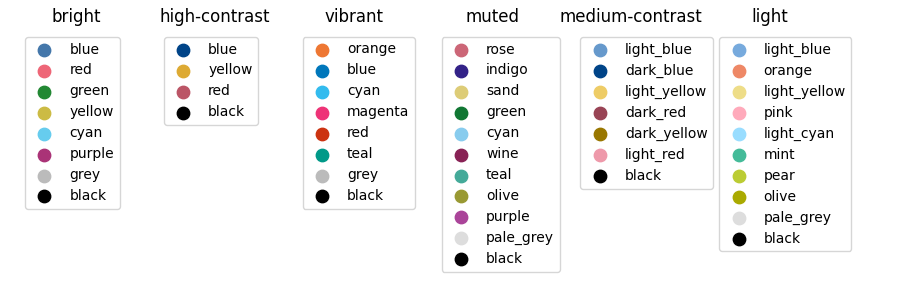

This chart was generated by the following Python code:
"""
Download from https://personal.sron.nl/~pault/, https://personal.sron.nl/~pault/data/tol_colors.py
Definition of colour schemes for lines and maps that also work for colour-blind
people. See https://personal.sron.nl/~pault/ for background information and
best usage of the schemes.

Copyright (c) 2022, Paul Tol
All rights reserved.

License:  Standard 3-clause BSD
Reference:  https://personal.sron.nl/~pault
"""
import numpy as np
from matplotlib.colors import LinearSegmentedColormap, to_rgba_array

__version__ = "2022.10"


def discretemap(colormap, hexclrs):
    """
    Produce a colormap from a list of discrete colors without interpolation.
    """
    clrs = to_rgba_array(hexclrs)
    clrs = np.vstack([clrs[0], clrs, clrs[-1]])
    cdict = {}
    for ki, key in enumerate(('red','green','blue')):
        cdict[key] = [ (i/(len(clrs)-2.), clrs[i, ki], clrs[i+1, ki]) for i in range(len(clrs)-1) ]
    return LinearSegmentedColormap(colormap, cdict)


class TOLcmaps(object):
    """
    Class TOLcmaps definition.
    """
    def __init__(self):
        """
        """
        self.cmap = None
        self.cname = None
        self.namelist = (
            'sunset_discrete', 'sunset', 'nightfall_discrete', 'nightfall',
            'BuRd_discrete', 'BuRd', 'PRGn_discrete', 'PRGn',
            'YlOrBr_discrete', 'YlOrBr', 'WhOrBr', 'iridescent',
            'rainbow_PuRd', 'rainbow_PuBr', 'rainbow_WhRd', 'rainbow_WhBr',
            'rainbow_discrete')

        self.funcdict = dict(
            zip(self.namelist,
                (self.__sunset_discrete, self.__sunset,
                self.__nightfall_discrete, self.__nightfall,
                self.__BuRd_discrete, self.__BuRd, self.__PRGn_discrete,
                self.__PRGn, self.__YlOrBr_discrete, self.__YlOrBr,
                self.__WhOrBr, self.__iridescent, self.__rainbow_PuRd,
                self.__rainbow_PuBr, self.__rainbow_WhRd, self.__rainbow_WhBr,
                self.__rainbow_discrete)))

    def __sunset_discrete(self):
        """
        Define colormap 'sunset_discrete'.
        """
        clrs = ['#364B9A', '#4A7BB7', '#6EA6CD', '#98CAE1', '#C2E4EF',
                '#EAECCC', '#FEDA8B', '#FDB366', '#F67E4B', '#DD3D2D',
                '#A50026']
        self.cmap = discretemap(self.cname, clrs)
        self.cmap.set_bad('#FFFFFF')

    def __sunset(self):
        """
        Define colormap 'sunset'.
        """
        clrs = ['#364B9A', '#4A7BB7', '#6EA6CD', '#98CAE1', '#C2E4EF',
                '#EAECCC', '#FEDA8B', '#FDB366', '#F67E4B', '#DD3D2D',
                '#A50026']
        self.cmap = LinearSegmentedColormap.from_list(self.cname, clrs)
        self.cmap.set_bad('#FFFFFF')

    def __nightfall_discrete(self):
        """
        Define colormap 'nighfall_discrete'.
        """
        clrs = ['#125A56', '#238F9D', '#60BCE9', '#C6DBED', '#ECEADA',
                '#F9D576', '#FD9A44', '#E94C1F', '#A01813']
        self.cmap = discretemap(self.cname, clrs)
        self.cmap.set_bad('#FFFFFF')

    def __nightfall(self):
        """
        Define colormap 'nightfall'.
        """
        clrs = ['#125A56', '#00767B', '#238F9D', '#42A7C6', '#60BCE9',
                '#9DCCEF', '#C6DBED', '#DEE6E7', '#ECEADA', '#F0E6B2',
                '#F9D576', '#FFB954', '#FD9A44', '#F57634', '#E94C1F',
                '#D11807', '#A01813']
        self.cmap = LinearSegmentedColormap.from_list(self.cname, clrs)
        self.cmap.set_bad('#FFFFFF')

    def __BuRd_discrete(self):
        """
        Define colormap 'BuRd_discrete'.
        """
        clrs = ['#2166AC', '#4393C3', '#92C5DE', '#D1E5F0', '#F7F7F7',
                '#FDDBC7', '#F4A582', '#D6604D', '#B2182B']
        self.cmap = discretemap(self.cname, clrs)
        self.cmap.set_bad('#FFEE99')

    def __BuRd(self):
        """
        Define colormap 'BuRd'.
        """
        clrs = ['#2166AC', '#4393C3', '#92C5DE', '#D1E5F0', '#F7F7F7',
                '#FDDBC7', '#F4A582', '#D6604D', '#B2182B']
        self.cmap = LinearSegmentedColormap.from_list(self.cname, clrs)
        self.cmap.set_bad('#FFEE99')

    def __PRGn_discrete(self):
        """
        Define colormap 'PRGn_discrete'.
        """
        clrs = ['#762A83', '#9970AB', '#C2A5CF', '#E7D4E8', '#F7F7F7',
                '#D9F0D3', '#ACD39E', '#5AAE61', '#1B7837']
        self.cmap = discretemap(self.cname, clrs)
        self.cmap.set_bad('#FFEE99')

    def __PRGn(self):
        """
        Define colormap 'PRGn'.
        """
        clrs = ['#762A83', '#9970AB', '#C2A5CF', '#E7D4E8', '#F7F7F7',
                '#D9F0D3', '#ACD39E', '#5AAE61', '#1B7837']
        self.cmap = LinearSegmentedColormap.from_list(self.cname, clrs)
        self.cmap.set_bad('#FFEE99')

    def __YlOrBr_discrete(self):
        """
        Define colormap 'YlOrBr_discrete'.
        """
        clrs = ['#FFFFE5', '#FFF7BC', '#FEE391', '#FEC44F', '#FB9A29',
                '#EC7014', '#CC4C02', '#993404', '#662506']
        self.cmap = discretemap(self.cname, clrs)
        self.cmap.set_bad('#888888')

    def __YlOrBr(self):
        """
        Define colormap 'YlOrBr'.
        """
        clrs = ['#FFFFE5', '#FFF7BC', '#FEE391', '#FEC44F', '#FB9A29',
                '#EC7014', '#CC4C02', '#993404', '#662506']
        self.cmap = LinearSegmentedColormap.from_list(self.cname, clrs)
        self.cmap.set_bad('#888888')

    def __WhOrBr(self):
        """
        Define colormap 'WhOrBr'.
        """
        clrs = ['#FFFFFF', '#FFF7BC', '#FEE391', '#FEC44F', '#FB9A29',
                '#EC7014', '#CC4C02', '#993404', '#662506']
        self.cmap = LinearSegmentedColormap.from_list(self.cname, clrs)
        self.cmap.set_bad('#888888')

    def __iridescent(self):
        """
        Define colormap 'iridescent'.
        """
        clrs = ['#FEFBE9', '#FCF7D5', '#F5F3C1', '#EAF0B5', '#DDECBF',
                '#D0E7CA', '#C2E3D2', '#B5DDD8', '#A8D8DC', '#9BD2E1',
                '#8DCBE4', '#81C4E7', '#7BBCE7', '#7EB2E4', '#88A5DD',
                '#9398D2', '#9B8AC4', '#9D7DB2', '#9A709E', '#906388',
                '#805770', '#684957', '#46353A']
        self.cmap = LinearSegmentedColormap.from_list(self.cname, clrs)
        self.cmap.set_bad('#999999')

    def __rainbow_PuRd(self):
        """
        Define colormap 'rainbow_PuRd'.
        """
        clrs = ['#6F4C9B', '#6059A9', '#5568B8', '#4E79C5', '#4D8AC6',
                '#4E96BC', '#549EB3', '#59A5A9', '#60AB9E', '#69B190',
                '#77B77D', '#8CBC68', '#A6BE54', '#BEBC48', '#D1B541',
                '#DDAA3C', '#E49C39', '#E78C35', '#E67932', '#E4632D',
                '#DF4828', '#DA2222']
        self.cmap = LinearSegmentedColormap.from_list(self.cname, clrs)
        self.cmap.set_bad('#FFFFFF')

    def __rainbow_PuBr(self):
        """
        Define colormap 'rainbow_PuBr'.
        """
        clrs = ['#6F4C9B', '#6059A9', '#5568B8', '#4E79C5', '#4D8AC6',
                '#4E96BC', '#549EB3', '#59A5A9', '#60AB9E', '#69B190',
                '#77B77D', '#8CBC68', '#A6BE54', '#BEBC48', '#D1B541',
                '#DDAA3C', '#E49C39', '#E78C35', '#E67932', '#E4632D',
                '#DF4828', '#DA2222', '#B8221E', '#95211B', '#721E17',
                '#521A13']
        self.cmap = LinearSegmentedColormap.from_list(self.cname, clrs)
        self.cmap.set_bad('#FFFFFF')

    def __rainbow_WhRd(self):
        """
        Define colormap 'rainbow_WhRd'.
        """
        clrs = ['#E8ECFB', '#DDD8EF', '#D1C1E1', '#C3A8D1', '#B58FC2',
                '#A778B4', '#9B62A7', '#8C4E99', '#6F4C9B', '#6059A9',
                '#5568B8', '#4E79C5', '#4D8AC6', '#4E96BC', '#549EB3',
                '#59A5A9', '#60AB9E', '#69B190', '#77B77D', '#8CBC68',
                '#A6BE54', '#BEBC48', '#D1B541', '#DDAA3C', '#E49C39',
                '#E78C35', '#E67932', '#E4632D', '#DF4828', '#DA2222']
        self.cmap = LinearSegmentedColormap.from_list(self.cname, clrs)
        self.cmap.set_bad('#666666')

    def __rainbow_WhBr(self):
        """
        Define colormap 'rainbow_WhBr'.
        """
        clrs = ['#E8ECFB', '#DDD8EF', '#D1C1E1', '#C3A8D1', '#B58FC2',
                '#A778B4', '#9B62A7', '#8C4E99', '#6F4C9B', '#6059A9',
                '#5568B8', '#4E79C5', '#4D8AC6', '#4E96BC', '#549EB3',
                '#59A5A9', '#60AB9E', '#69B190', '#77B77D', '#8CBC68',
                '#A6BE54', '#BEBC48', '#D1B541', '#DDAA3C', '#E49C39',
                '#E78C35', '#E67932', '#E4632D', '#DF4828', '#DA2222',
                '#B8221E', '#95211B', '#721E17', '#521A13']
        self.cmap = LinearSegmentedColormap.from_list(self.cname, clrs)
        self.cmap.set_bad('#666666')

    def __rainbow_discrete(self, lut=None):
        """
        Define colormap 'rainbow_discrete'.
        """
        clrs = ['#E8ECFB', '#D9CCE3', '#D1BBD7', '#CAACCB', '#BA8DB4',
                '#AE76A3', '#AA6F9E', '#994F88', '#882E72', '#1965B0',
                '#437DBF', '#5289C7', '#6195CF', '#7BAFDE', '#4EB265',
                '#90C987', '#CAE0AB', '#F7F056', '#F7CB45', '#F6C141',
                '#F4A736', '#F1932D', '#EE8026', '#E8601C', '#E65518',
                '#DC050C', '#A5170E', '#72190E', '#42150A']
        indexes = [[9], [9, 25], [9, 17, 25], [9, 14, 17, 25], [9, 13, 14, 17,
                25], [9, 13, 14, 16, 17, 25], [8, 9, 13, 14, 16, 17, 25], [8,
                9, 13, 14, 16, 17, 22, 25], [8, 9, 13, 14, 16, 17, 22, 25, 27],
                [8, 9, 13, 14, 16, 17, 20, 23, 25, 27], [8, 9, 11, 13, 14, 16,
                17, 20, 23, 25, 27], [2, 5, 8, 9, 11, 13, 14, 16, 17, 20, 23,
                25], [2, 5, 8, 9, 11, 13, 14, 15, 16, 17, 20, 23, 25], [2, 5,
                8, 9, 11, 13, 14, 15, 16, 17, 19, 21, 23, 25], [2, 5, 8, 9, 11,
                13, 14, 15, 16, 17, 19, 21, 23, 25, 27], [2, 4, 6, 8, 9, 11,
                13, 14, 15, 16, 17, 19, 21, 23, 25, 27], [2, 4, 6, 7, 8, 9, 11,
                13, 14, 15, 16, 17, 19, 21, 23, 25, 27], [2, 4, 6, 7, 8, 9, 11,
                13, 14, 15, 16, 17, 19, 21, 23, 25, 26, 27], [1, 3, 4, 6, 7, 8,
                9, 11, 13, 14, 15, 16, 17, 19, 21, 23, 25, 26, 27], [1, 3, 4,
                6, 7, 8, 9, 10, 12, 13, 14, 15, 16, 17, 19, 21, 23, 25, 26,
                27], [1, 3, 4, 6, 7, 8, 9, 10, 12, 13, 14, 15, 16, 17, 18, 20,
                22, 24, 25, 26, 27], [1, 3, 4, 6, 7, 8, 9, 10, 12, 13, 14, 15,
                16, 17, 18, 20, 22, 24, 25, 26, 27, 28], [0, 1, 3, 4, 6, 7, 8,
                9, 10, 12, 13, 14, 15, 16, 17, 18, 20, 22, 24, 25, 26, 27, 28]]
        if lut is None or lut < 1 or lut > 23:
            lut = 22
        self.cmap = discretemap(self.cname, [ clrs[i] for i in indexes[lut-1] ])
        if lut == 23:
            self.cmap.set_bad('#777777')
        else:
            self.cmap.set_bad('#FFFFFF')

    def show(self):
        """
        List names of defined colormaps.
        """
        print(' '.join(repr(n) for n in self.namelist))

    def get(self, cname='rainbow_PuRd', lut=None):
        """
        Return requested colormap, default is 'rainbow_PuRd'.
        """
        self.cname = cname
        if cname == 'rainbow_discrete':
            self.__rainbow_discrete(lut)
        else:
            self.funcdict[cname]()
        return self.cmap


def tol_cmap(colormap=None, lut=None):
    """
    Continuous and discrete color sets for ordered data.
    
    Return a matplotlib colormap.
    Parameter lut is ignored for all colormaps except 'rainbow_discrete'.
    """
    obj = TOLcmaps()
    if colormap is None:
        return obj.namelist
    if colormap not in obj.namelist:
        colormap = 'rainbow_PuRd'
        print('*** Warning: requested colormap not defined,',
              'known colormaps are {}.'.format(obj.namelist),
              'Using {}.'.format(colormap))
    return obj.get(colormap, lut)


def tol_cset(colorset=None):
    """
    Discrete color sets for qualitative data.

    Define a namedtuple instance with the colors.
    Examples for: cset = tol_cset(<scheme>)
      - cset.red and cset[1] give the same color (in default 'bright' colorset)
      - cset._fields gives a tuple with all color names
      - list(cset) gives a list with all colors
    """
    from collections import namedtuple
    
    namelist = ('bright', 'high-contrast', 'vibrant', 'muted', 'medium-contrast', 'light')
    if colorset is None:
        return namelist
    if colorset not in namelist:
        colorset = 'bright'
        print('*** Warning: requested colorset not defined,',
              'known colorsets are {}.'.format(namelist),
              'Using {}.'.format(colorset)) 

    if colorset == 'bright':
        cset = namedtuple('Bcset',
                    'blue red green yellow cyan purple grey black')
        return cset('#4477AA', '#EE6677', '#228833', '#CCBB44', '#66CCEE',
                    '#AA3377', '#BBBBBB', '#000000')

    if colorset == 'high-contrast':
        cset = namedtuple('Hcset',
                    'blue yellow red black')
        return cset('#004488', '#DDAA33', '#BB5566', '#000000')

    if colorset == 'vibrant':
        cset = namedtuple('Vcset',
                    'orange blue cyan magenta red teal grey black')
        return cset('#EE7733', '#0077BB', '#33BBEE', '#EE3377', '#CC3311',
                    '#009988', '#BBBBBB', '#000000')

    if colorset == 'muted':
        cset = namedtuple('Mcset',
                    'rose indigo sand green cyan wine teal olive purple pale_grey black')
        return cset('#CC6677', '#332288', '#DDCC77', '#117733', '#88CCEE',
                    '#882255', '#44AA99', '#999933', '#AA4499', '#DDDDDD',
                    '#000000')

    if colorset == 'medium-contrast':
        cset = namedtuple('Mcset',
                    'light_blue dark_blue light_yellow dark_red dark_yellow light_red black')
        return cset('#6699CC', '#004488', '#EECC66', '#994455', '#997700',
                    '#EE99AA', '#000000')

    if colorset == 'light':
        cset = namedtuple('Lcset',
                    'light_blue orange light_yellow pink light_cyan mint pear olive pale_grey black')
        return cset('#77AADD', '#EE8866', '#EEDD88', '#FFAABB', '#99DDFF',
                    '#44BB99', '#BBCC33', '#AAAA00', '#DDDDDD', '#000000')


def main():

    from matplotlib import pyplot as plt
    #from tol_colors import tol_cmap, tol_cset
    #ref: https://www.alanshawn.com/tech/2022/05/16/matplotlib-latex-guide.html
    import numpy as np
    from scipy.stats import multivariate_normal

    # generate some dummy data
    line_x = np.linspace(0, 2*np.pi, 100)
    line_ys = [np.sin(line_x + i * np.pi / 6.0) for i in range(4)]

    scatter_data = [np.random.normal(0, i+1, size=(40, 2)) for i in range(4)] #array of four (40,2)

    heatmap_t = np.linspace(-2, 2, 100)
    heatmap_xs, heatmap_ys = np.meshgrid(heatmap_t, heatmap_t)
    heatmap_data1 = multivariate_normal.pdf(np.dstack([heatmap_xs, heatmap_ys]), mean=np.zeros(2), cov=np.eye(2)) #(100,100)
    heatmap_data2 = np.sinc(heatmap_xs) * np.sinc(heatmap_ys) #(100,100)

    cmap = tol_cset('bright') #len=8
    plt.figure(0)
    for i in range(len(line_ys)):
        plt.plot(line_x, line_ys[i], color=cmap[i], label=f'Label {i+1}')
    plt.legend(bbox_to_anchor=(1.02,0.9))
    plt.title('quantitative colors (bright)')
    plt.show()

    cmap = tol_cset('muted') #len=11
    plt.figure(1)
    for i in range(len(scatter_data)):
        data = scatter_data[i]
        plt.scatter(data[:, 0], data[:, 1], color=cmap[i], s=2, label=f'Label {i+1}')
    plt.legend(bbox_to_anchor=(1.02,0.9))
    plt.title('quantitative colors (muted)')
    plt.show()

    cmap = tol_cmap('sunset')
    plt.figure(2)
    plt.imshow(heatmap_data2, cmap=cmap)
    plt.colorbar()
    plt.title('diverging colormap (sunset)')
    plt.show()

    cmap = tol_cmap('PRGn')
    plt.figure(3)
    plt.imshow(heatmap_data1, cmap=cmap)
    plt.colorbar()
    plt.title('diverging colormap (sunset)')
    plt.show()

    cmap = tol_cmap('YlOrBr')
    plt.figure(4)
    plt.imshow(heatmap_data2, cmap=cmap)
    plt.colorbar()
    plt.title('sequential colormap (YlOrBr)')
    plt.show()

    cmap = tol_cmap('iridescent')
    plt.figure(5)
    plt.imshow(heatmap_data1, cmap=cmap)
    plt.colorbar()
    plt.title('sequential colormap (iridescent)')
    plt.show()

    #math equation in plot
    x = np.linspace(-5, 5, 100)
    y = np.sinc(x)
    plt.figure(6)
    plt.plot(x, y)
    plt.title(r'The plot of \$\operatorname{sinc}(x)=\frac{\sin \pi x}{\pi x}\$')
    plt.savefig('sinc_plot.svg')

    # Change default colorset (for lines) and colormap (for maps).
#    plt.rc('axes', prop_cycle=plt.cycler('color', list(tol_cset('bright'))))
#    plt.cm.register_cmap('rainbow_PuRd', tol_cmap('rainbow_PuRd'))
#    plt.rc('image', cmap='rainbow_PuRd')

    # Show colorsets tol_cset(<scheme>).
    schemes = tol_cset()
    fig, axes = plt.subplots(ncols=len(schemes), figsize=(9, 3))
    fig.subplots_adjust(top=0.9, bottom=0.02, left=0.02, right=0.92)
    for ax, scheme in zip(axes, schemes):
        cset = tol_cset(scheme)
        names = cset._fields
        colors = list(cset)
        for name, color in zip(names, colors):
            ax.scatter([], [], c=color, s=80, label=name)
        ax.set_axis_off()
        ax.legend(loc=2)
        ax.set_title(scheme)
    plt.show()

    # Show colormaps tol_cmap(<scheme>). 
    schemes = tol_cmap()
    gradient = np.linspace(0, 1, 256)
    gradient = np.vstack((gradient, gradient))
    fig, axes = plt.subplots(nrows=len(schemes))
    fig.subplots_adjust(top=0.98, bottom=0.02, left=0.2, right=0.99)
    for ax, scheme in zip(axes, schemes):
        pos = list(ax.get_position().bounds)
        ax.set_axis_off()
        ax.imshow(gradient, aspect=4, cmap=tol_cmap(scheme))
        fig.text(pos[0] - 0.01, pos[1] + pos[3]/2., scheme, va='center', ha='right', fontsize=10)
    plt.show()

    # Show colormaps tol_cmap('rainbow_discrete', <lut>). 
    gradient = np.linspace(0, 1, 256)
    gradient = np.vstack((gradient, gradient))
    fig, axes = plt.subplots(nrows=23)
    fig.subplots_adjust(top=0.98, bottom=0.02, left=0.25, right=0.99)
    for lut, ax in enumerate(axes, start=1):
        pos = list(ax.get_position().bounds)
        ax.set_axis_off()
        ax.imshow(gradient, aspect=4, cmap=tol_cmap('rainbow_discrete', lut))
        fig.text(pos[0] - 0.01, pos[1] + pos[3]/2., 'rainbow_discrete, ' + str(lut), va='center', ha='right', fontsize=10)
    plt.show()


if __name__ == '__main__':
    main()